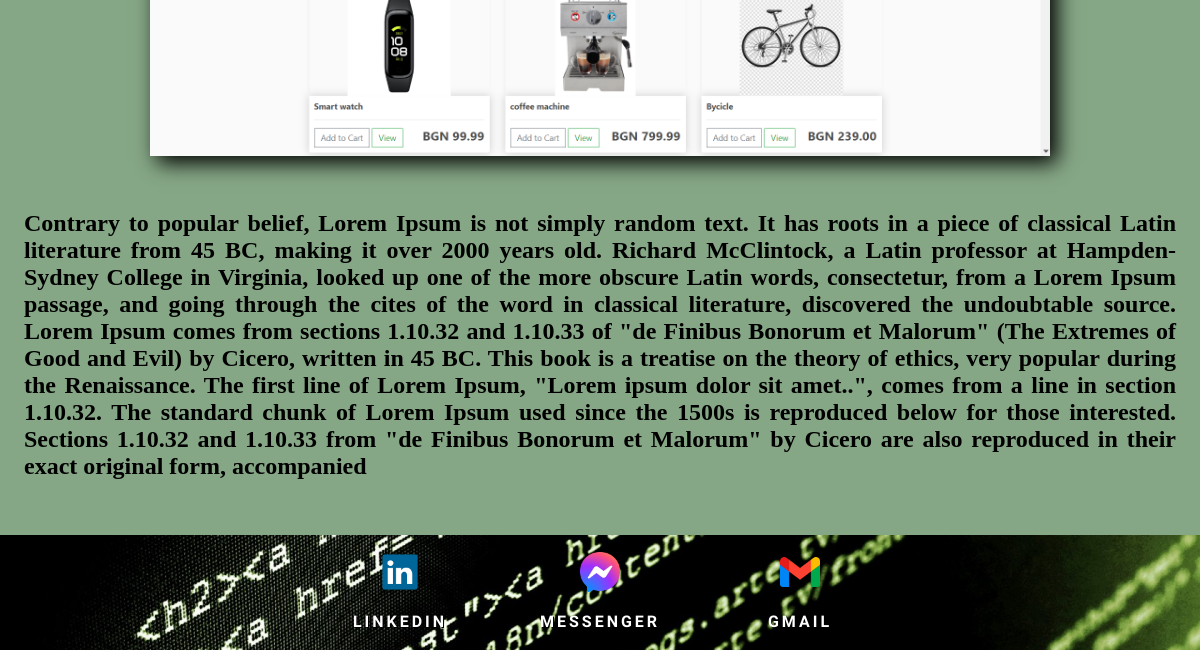
The page /projects/ (lower part) on the database as committed earlier.
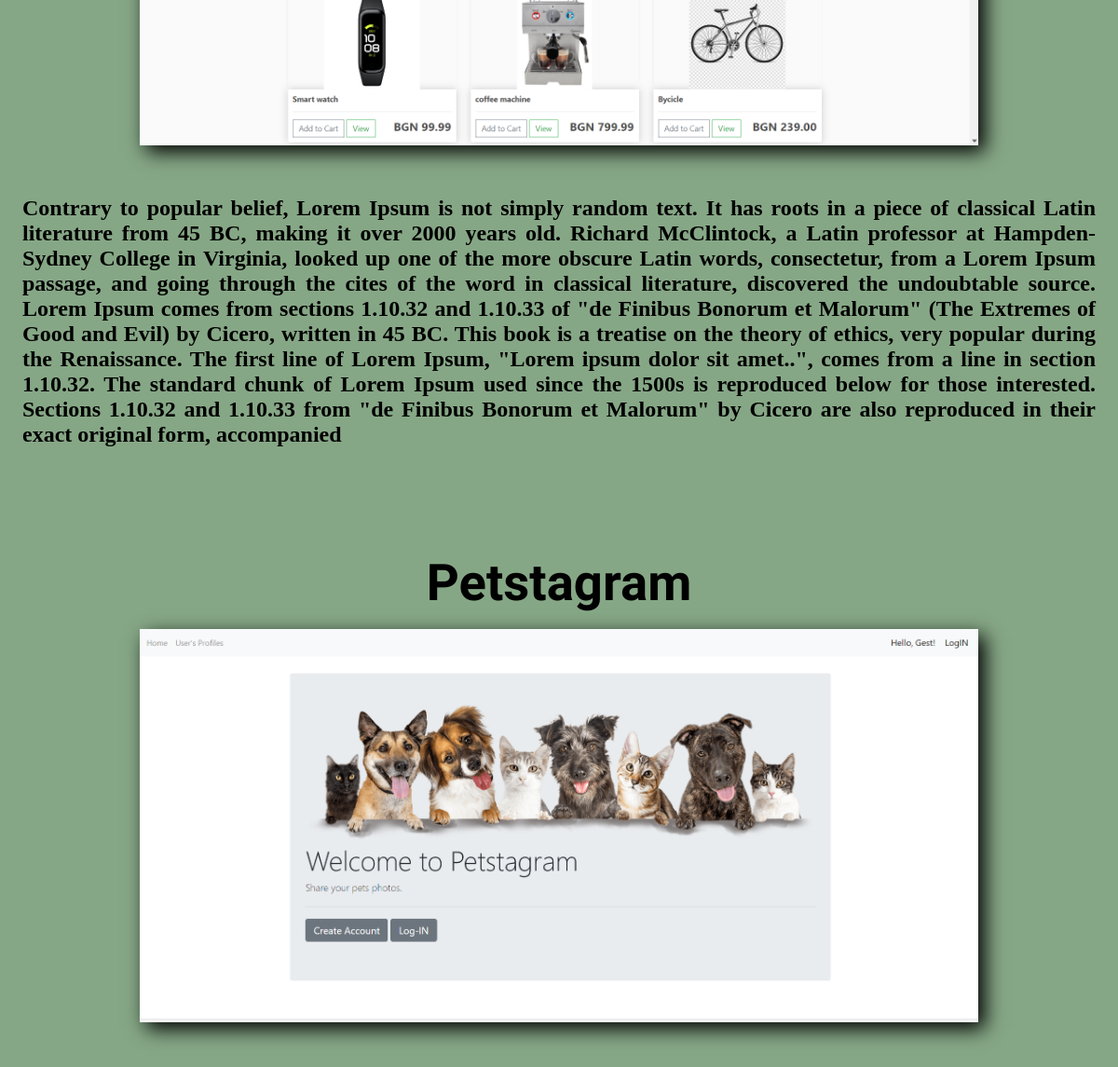
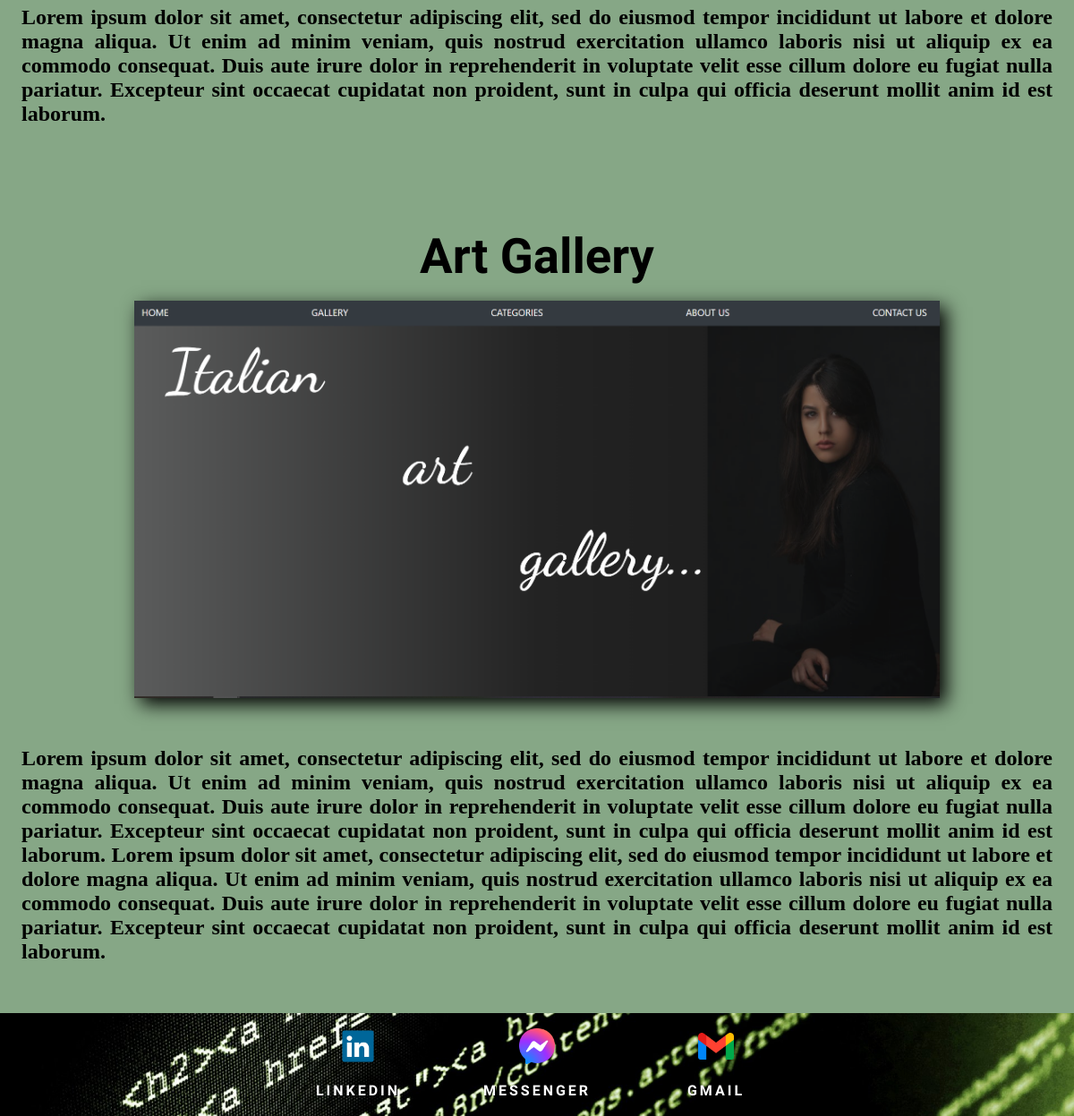
The same page on the database as committed later (2 pictures, top to bottom).
### portfolio_app/models.py (models this page shows, shortened)
class Project(models.Model):
    name = models.CharField(max_length=30, )
    description = models.TextField(max_length=1000)
    project_img = models.ImageField(upload_to='project-img/', blank=True, null=True)
    live_hyperlink = models.URLField(blank=True, null=True)

### portfolio_app/views.py (the view)
# urls.py: path('projects/', views.projects_list, name='projects-list'),
def projects_list(request):
    projects = Project.objects.all()
    context = {
        'projects': projects
    }
    return render(request, 'projects-list.html', context)

### portfolio_app/templates/projects-list.html (shortened to what this page needs)
{% extends 'main.html' %}
{% load static %}
{% block page_content %}
  <div class="home-container">
  {% for project in projects %}
    <div class="projects-container">
      <h3>{{ project.name }}</h3>
      <br>
      <a href="{% url 'projects-details' project.pk %}"><img class="projects-img hover-img" src="{{ project.project_img.url }}"></a>
      <br>
      <h4>{{ project.description }}</h4>
    </div>
  {% endfor %}
  </div>
{% endblock %}

### templates/main.html (shortened to what this page needs)
{% load static %}
<!DOCTYPE html>
<html lang="en">
<head>
  <link rel="stylesheet" href="{% static 'css/main.css' %}">
  <link rel="stylesheet" href="{% static 'css/home.css' %}">
  <link rel="stylesheet" href="{% static 'css/projects-list.css' %}">
</head>
<body>
<div class="page-content">
  {% block page_content %}
  {% endblock %}
</div>
<footer>
  <div>
    <a href="#">
      <img src="{% static 'icons/linkedin.png' %}">
    </a>
    <h3>Linkedin</h3>
  </div>
  <div>
    <a href="#">
      <img src="{% static 'icons/messenger.png' %}">
    </a>
    <h3>Messenger</h3>
  </div>
  <div>
    <a href="#">
      <img src="{% static 'icons/gmail.png' %}">
    </a>
    <h3>Gmail</h3>
  </div>
</footer>
</body>
</html>

### static/css/main.css (style rules this page uses)
body { margin: 0; background-color: rgb(134, 167, 134); }
footer { display: flex; justify-content: space-around; align-items: center; height: 85px; margin-top: -5px; padding: 0 25% 30px 25%; background-image: url("../images/profile-background.jpg"); background-position: right; background-size: cover; }
footer div { text-align: center; width: 130px; height: 50px; }
footer h3 { color: white; font-family: 'Schoolbell', cursive; font-size: 1em; letter-spacing: 3px; text-transform: uppercase; text-shadow: black 1px 1px 0; }
footer img { text-shadow: black 5px 5px 5px; width: 40px; }

### static/css/projects-list.css (style rules this page uses)
.projects-container { display: flex; flex-direction: column; justify-content: center; align-items: center; padding: 0 2%; }
.projects-img { width: 100%; max-width: 900px; height: auto; object-fit: cover; box-shadow: black 7px 7px 20px; }
.projects-container h3 { font-family: 'Schoolbell', cursive; font-size: 3.4rem; margin-bottom: 0; }
.projects-container h4 { max-width: 1300px; margin-bottom: 60px; font-size: 1.5rem; text-align: justify; }

Rows that differ between the two databases and show on the page:
added Project: name "Petstagram", project_img (picture), description "Lorem ipsum dolor sit amet, consectetur adipiscing elit, sed do eiusmod tempor incididunt ut labore et dolore magna aliqua. Ut enim ad minim veniam, quis nostrud exercitation ullamco laboris nisi ut aliquip ex ea commodo consequat. Duis aute irure dolor in reprehenderit in voluptate velit esse cillum dolore eu fugiat nulla pariatur. Excepteur sint occaecat cupidatat non proident, sunt in culpa qui officia deserunt mollit anim id est laborum."
added Project: name "Art Gallery", project_img (picture), description "Lorem ipsum dolor sit amet, consectetur adipiscing elit, sed do eiusmod tempor incididunt ut labore et dolore magna aliqua. Ut enim ad minim veniam, quis nostrud exercitation ullamco laboris nisi ut aliquip ex ea commodo consequat. Duis aute irure dolor in reprehenderit in voluptate velit esse cillum dolore eu fugiat nulla pariatur. Excepteur sint occaecat cupidatat non proident, sunt in culpa qui officia deserunt mollit anim id est laborum. Lorem ipsum dolor sit amet, consectetur adipiscing elit, sed do eiusmod tempor incididunt ut labore et dolore magna aliqua. Ut enim ad minim veniam, quis nostrud exercitation ullamco laboris nisi ut aliquip ex ea commodo consequat. Duis aute irure dolor…"
